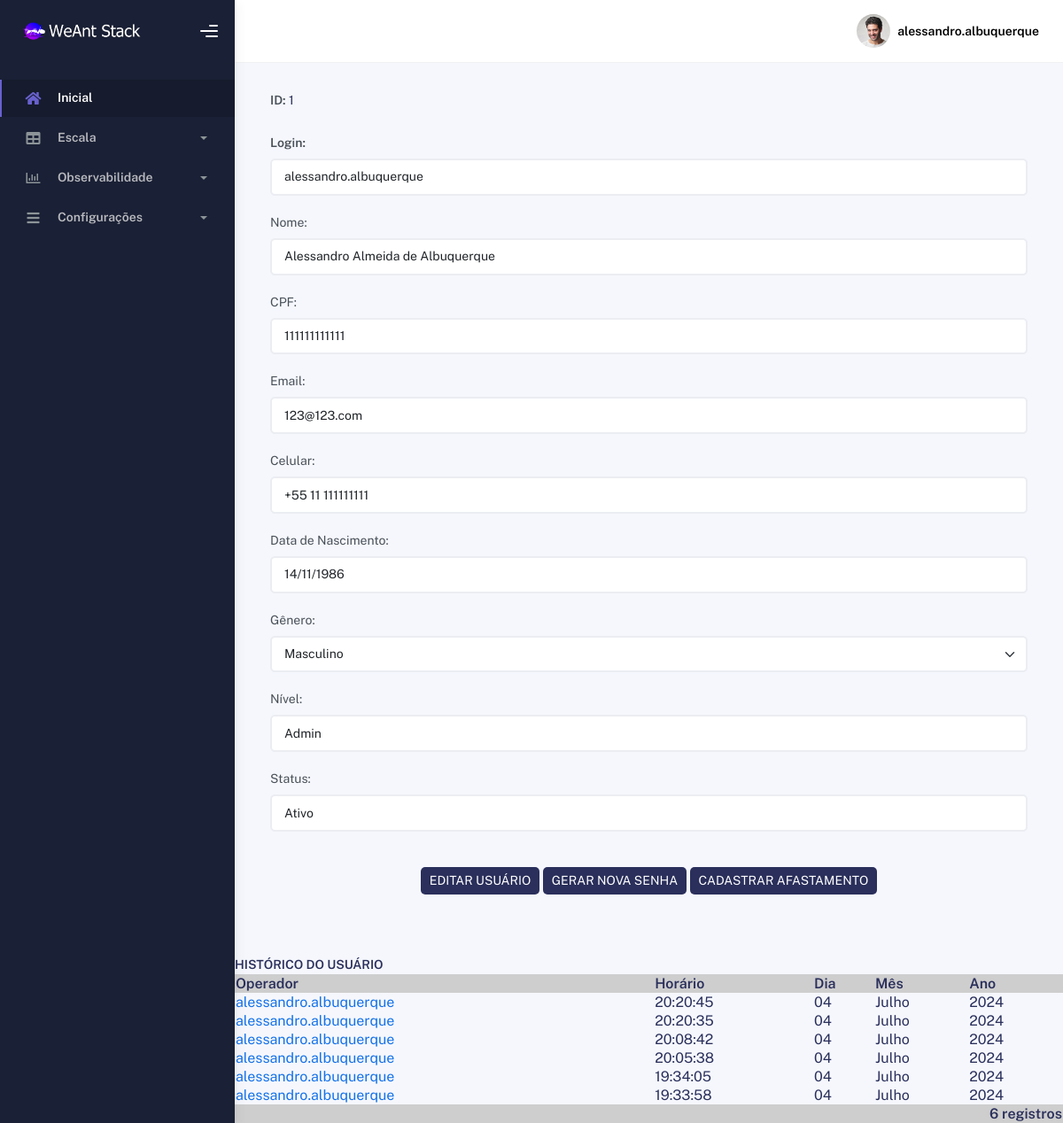
Page /editarusuario.php?id=1 (signed in) on the earlier database version.
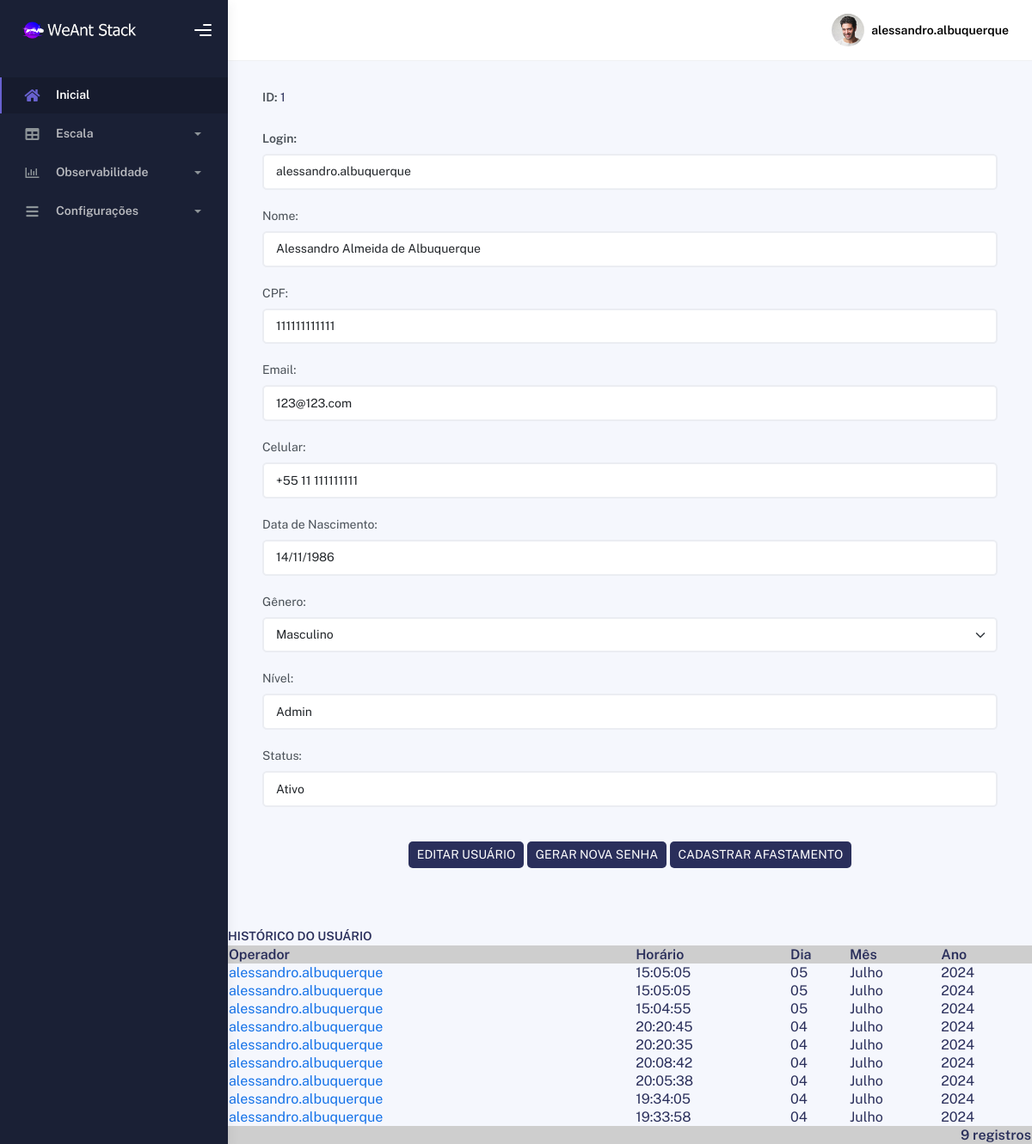
Same page on the later database version.
### tables this page shows
CREATE TABLE `usuario` (
  `id` int(11) NOT NULL,
  `login` varchar(60) NOT NULL,
  `senha` varchar(60) NOT NULL,
  `nome` varchar(60) NOT NULL,
  `cpf` varchar(60) NOT NULL,
  `nascimento` varchar(60) DEFAULT NULL,
  `genero` varchar(60) NOT NULL,
  `email` varchar(60) NOT NULL,
  `telefone` varchar(60) NOT NULL,
  `departamento` varchar(60) DEFAULT NULL,
  `cargo` varchar(60) DEFAULT NULL,
  `nivel` varchar(60) NOT NULL,
  `pnivel` varchar(60) NOT NULL,
  `ativo` varchar(60) NOT NULL,
  `pativo` varchar(60) NOT NULL,
  `gerasenha` varchar(60) NOT NULL,
  `horario` varchar(60) NOT NULL,
  `dia` varchar(60) NOT NULL,
  `semana` varchar(60) NOT NULL,
  `mes` varchar(60) NOT NULL,
  `ano` varchar(60) NOT NULL,
  `operador` varchar(60) NOT NULL
);

CREATE TABLE `registrousuario` (
  `id` int(11) NOT NULL,
  `id_usuario` int(11) NOT NULL,
  `login` varchar(60) NOT NULL,
  `senha` varchar(60) NOT NULL,
  `nome` varchar(60) NOT NULL,
  `cpf` varchar(60) NOT NULL,
  `nascimento` varchar(60) NOT NULL,
  `genero` varchar(60) NOT NULL,
  `email` varchar(60) NOT NULL,
  `telefone` varchar(60) NOT NULL,
  `departamento` varchar(60) DEFAULT NULL,
  `cargo` varchar(60) DEFAULT NULL,
  `nivel` varchar(11) NOT NULL,
  `pnivel` varchar(60) NOT NULL,
  `ativo` varchar(11) NOT NULL,
  `pativo` varchar(60) NOT NULL,
  `gerasenha` varchar(60) NOT NULL,
  `horario` varchar(60) NOT NULL,
  `dia` varchar(60) NOT NULL,
  `semana` varchar(60) NOT NULL,
  `mes` varchar(60) NOT NULL,
  `ano` varchar(60) NOT NULL,
  `operador` varchar(60) NOT NULL
);

### sec/sec_verifica.php (called while the page is built, shortened)
<?php
include "config.php";
$sqlc = "SELECT * FROM usuario WHERE id=" . $_SESSION['UsuarioID'];
$query = $conn->query($sqlc);
$dados = $query->fetch_assoc();
$usuariologado = $dados['login'];
?>

### editarusuario.php (the view, shortened to what this page needs)
<?php
include "tudo_cima.php";
?>
            <?php
              $id = $_GET['id'];
              $sqlc = "SELECT * FROM usuario WHERE id='$id'";
              $query = $conn->query($sqlc);
              $dados = $query->fetch_assoc();
              $login = $dados["login"];
              $nome = $dados["nome"];
              $cpf = $dados["cpf"];
              $telefone = $dados["telefone"];
              $nascimento = $dados["nascimento"];
              $genero = $dados["genero"];
              $email = $dados["email"];
              $nivelusuario = $dados["nivel"];
              $ativousuario = $dados["ativo"];
            ?>
            <form method="POST" action='sec/atualizarusuario.php?id=<?php echo $dados['id']; ?>)'>
                <div class="form-group">
                    <label for="id"><b>ID:</b></label>
                    <?php echo $id;?>
                </div>
                <div class="form-group">
                    <label for="login"><b>Login:</b></label>
                    <input type="text" name="login" id="login" class="form-control" Value="<?php echo $login;?>"/>
                </div>
                <div class="form-group">
                    <label for="nome">Nome:</label>
                    <input type="text" name="nome" id="nome" class="form-control" Value="<?php echo $nome;?>"/>
                </div>
                <div class="form-group">
                    <label for="cpf">CPF:</label>
                    <input type="text" name="cpf" id="cpf" class="form-control" Value="<?php echo $cpf;?>"/>
                </div>
                <div class="form-group">
                    <label for="email">Email:</label>
                    <input type="text" name="email" id="email" class="form-control" Value="<?php echo $email;?>"/>
                </div>
                <div class="form-group">
                    <label for="telefone">Celular:</label>
                    <input type="text" name="telefone" id="telefone" class="form-control" placeholder="xx xxxxx-xxxx" Value="<?php echo $telefone;?>"/>
                </div>
                <div class="form-group">
                    <label for="nascimento">Data de Nascimento:</label>
                    <input type="text" name="nascimento" id="nascimento" class="form-control" Value="<?php echo $nascimento;?>"/>
                </div>
                <div class="form-group">
                    <label for="genero">Gênero:</label>
                    <select class="form-select form-control" id="defaultSelect" name="genero">
                    <option <?php if ( $genero == "Masculino" )
                            {
                            echo "selected";
                            }
                            else
                            {
                            echo "";
                            }
                            ?> value="Masculino">Masculino</option>
                    </select>
                </div>
                <div class="form-group">
                    <label for="nivelusuario">Nível:</label>
                    <select name="nivelusuario" id="nivelusuario" class="form-control">
                    <option <?php if ( $nivelusuario == "3" )
                            {
                            echo "selected";
                            }
                            else
                            {
                            echo "";
                            }
                            ?> value="3">Admin</option>
                    </select>
                </div>
                <div class="form-group">
                    <label for="ativousuario">Status:</label>
                    <select name="ativousuario" id="ativousuario" class="form-control">
                    <option <?php if ( $ativousuario == "1" )
                            {
                            echo "selected";
                            }
                            else
                            {
                            echo "";
                            }
                            ?> value="1">Ativo</option>
                    </select>
                </div>
                    <div class="form-group" align="center">
                      <button class="botao" type="submit">EDITAR USUÁRIO</button>
            </form>
                      <button class="botao" type="button" onclick="redirectTo('sec/enviarsenhausuario.php', <?php echo $dados['id']; ?>)">GERAR NOVA SENHA</button>
                      <button class="botao" type="button" onclick="redirectTo('afastamentousuario.php', <?php echo $dados['id']; ?>)">CADASTRAR AFASTAMENTO</button>
                    </div>
            </div>
	            <br />
                <b>HISTÓRICO DO USUÁRIO</b>
              <table class="legenda" width="100%" border="0">
                <tr>
                  <td><b>Operador</b></td>
                  <td><b>Horário</b></td>
                  <td><b>Dia</b></td>
                  <td><b>Mês</b></td>
                  <td><b>Ano</b></td>
                </tr>
                <?php
                  $busca_query1 = "SELECT * FROM registrousuario WHERE login='$login' ORDER BY id DESC";
                  $result = $conn->query($busca_query1);
                  while ($dados1 = $result->fetch_assoc()) {
                ?>
                <tr>
                  <td><?php echo '<a href="exibirregistrousuario.php?id=' . $dados1['id'] . '"> '. $dados1['operador'] . '<br /></a>';?></td>
                  <td><?php echo "$dados1[horario]";?></td>
                  <td><?php echo "$dados1[dia]";?></td>
                  <td><?php echo "$dados1[mes]";?></td>
                  <td><?php echo "$dados1[ano]";?></td>
                </tr>
                <?php
                }
                ?>
                <br />
              </table>
            <?php
            if (@$result->num_rows > 0) {
            ?>
            <table class="legenda" width="100%">
              <tr>
                <td align="right">
                  <?php
                    $num_rows = @$result->num_rows;
                    echo "<b>$num_rows registros</b>";
                  ?>
                </td>
              </tr>
            </table>
            <?php
            }
            ?>
<?php
include "tudo_baixo.php";
?>

### tudo_cima.php (shortened to what this page needs)
<?php
include "sec/config.php";
include "sec/sec_verifica.php";
?>
<html lang="br">
  <head>
    <link rel="stylesheet" href="assets/css/bootstrap.min.css" />
    <link rel="stylesheet" href="assets/css/plugins.min.css" />
    <link rel="stylesheet" href="assets/css/kaiadmin.min.css" />
    <link rel="stylesheet" href="assets/css/calendario.css" />
    <link rel="stylesheet" href="assets/css/usuarios.css" />
    <link rel="stylesheet" href="assets/css/demo.css" />
  </head>
  <body>
    <div class="wrapper">
      <div class="sidebar" data-background-color="dark">
        <div class="sidebar-logo">
          <div class="logo-header" data-background-color="dark">
            <a class="logo">
              <img
                src="assets/img/kaiadmin/logo_light.png"
                alt="navbar brand"
                class="navbar-brand"
                height="20"
              />
            </a>
            <div class="nav-toggle">
              <button class="btn btn-toggle toggle-sidebar">
                <i class="gg-menu-right"></i>
              </button>
            </div>
          </div>
        </div>
        <div class="sidebar-wrapper scrollbar scrollbar-inner">
          <div class="sidebar-content">
            <ul class="nav nav-secondary">
              <li class="nav-item active">
                <a href="inicial.php">
                  <i class="fas fa-home"></i>
                  <p>Inicial</p>
                </a>
              </li>
              <li class="nav-item">
                <a data-bs-toggle="collapse" href="#escala">
                  <i class="fas fa-table"></i>
                  <p>Escala</p>
                  <span class="caret"></span>
                </a>
              </li>
              <li class="nav-item">
                <a data-bs-toggle="collapse" href="#observabilidade">
                  <i class="far fa-chart-bar"></i>
                  <p>Observabilidade</p>
                  <span class="caret"></span>
                </a>
              </li>
              <li class="nav-item">
                <a data-bs-toggle="collapse" href="#configuracoes">
                  <i class="fas fa-bars"></i>
                  <p>Configurações</p>
                  <span class="caret"></span>
                </a>
              </li>
            </ul>
          </div>
        </div>
      </div>
      <div class="main-panel">
        <div class="main-header">
          <nav class="navbar navbar-header navbar-header-transparent navbar-expand-lg border-bottom">
            <div class="container-fluid">
              <ul class="navbar-nav topbar-nav ms-md-auto align-items-center">
                <li class="nav-item topbar-user dropdown hidden-caret">
                  <a
                    class="dropdown-toggle profile-pic"
                    data-bs-toggle="dropdown"
                    href="#"
                    aria-expanded="false"
                  >
                    <div class="avatar-sm">
                      <img
                        src="assets/img/profile.jpg"
                        alt="..."
                        class="avatar-img rounded-circle"
                      />
                    </div>
                    <span class="profile-username">
                      <span class="fw-bold"><?php echo $usuariologado ?></span>
                    </span>
                  </a>
                </li>
              </ul>
            </div>
          </nav>
        </div>
        <div class="container">
    <div class="page-inner">

### tudo_baixo.php (shortened to what this page needs)
</div>
</div>
        <footer class="footer">
          <div class="container-fluid d-flex justify-content-between">
            <div class="copyright">
            </div>
            <div>
              <a target="_blank" href="index.php">WeAnt</a>.
            </div>
          </div>
        </footer>
  </body>
</html>

### assets/css/calendario.css (style rules this page uses)
.botao { padding: 5px 10px; margin-top: 20px; border: none; background-color: #2a2f5b; color: #fff; border-radius: 5px; cursor: pointer; }

### assets/css/usuarios.css (style rules this page uses)
.legenda tr:first-child { background-color:#CECECE; }
.botao { padding: 5px 10px; margin-top: 20px; border: none; background-color: #2a2f5b; color: #fff; border-radius: 5px; cursor: pointer; }

Differences in the rows shown:
added registrousuario: operador "alessandro.albuquerque", horario "15:05:05", dia "05", mes "Julho", ano "2024"
added registrousuario: operador "alessandro.albuquerque", horario "15:05:05", dia "05", mes "Julho", ano "2024"
added registrousuario: operador "alessandro.albuquerque", horario "15:04:55", dia "05", mes "Julho", ano "2024", id "9"
Other differences:
$num_rows: "6" → (not shown)
